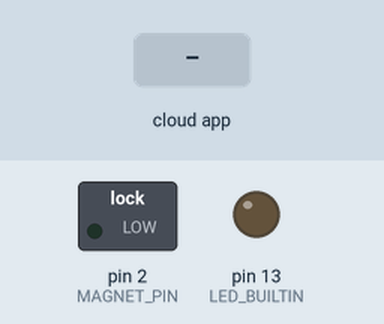
Simulated run of this sketch. Board: Arduino Uno, built with avr-gcc and run on an emulated ATmega328P. On the bench: switched loads named in the sketch (green lamp = pin HIGH), output pins drawn as LEDs (lit = HIGH). Inputs (shaded band) come from the test bench. The ROS host is connected and sends only what is stated.

Above: at 1.2 s.
1.3 s: the phone or cloud app sets serial_io to 45
At 1.8 s:
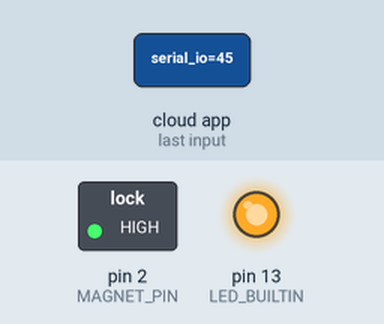
2.8 s: the phone or cloud app sets serial_io to 0
At 4.0 s:
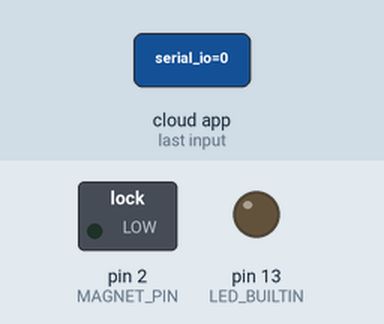
4.3 s: the phone or cloud app sets serial_io to 90
At 5.3 s:
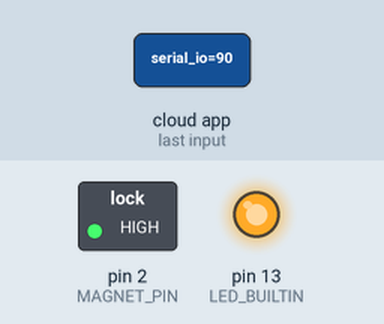
Timing chart, 0 to 7.3 s (numbered marks = the images above; inputs shaded):
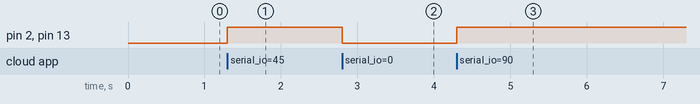

The sketch:

rosserial_magnet.ino
```cpp
// the setup function runs once when you press reset or power the board

#include <ros.h>
#include <std_msgs/Int32.h>
#define MAGNET_PIN 2

ros::NodeHandle nh;

void serialIoCallback(const std_msgs::Int32 &msg){
  if (msg.data == 0){
    digitalWrite(LED_BUILTIN, LOW);
    digitalWrite(MAGNET_PIN, LOW);
  }
  else{
    digitalWrite(LED_BUILTIN, HIGH);
    digitalWrite(MAGNET_PIN, HIGH);
  }
}

ros::Subscriber<std_msgs::Int32> sub("serial_io", &serialIoCallback );

void setup() {
  // initialize digital pin LED_BUILTIN as an output.
  pinMode(LED_BUILTIN, OUTPUT);
  pinMode(MAGNET_PIN, OUTPUT);
  digitalWrite(MAGNET_PIN, LOW);

  nh.initNode();
  nh.subscribe(sub);
}

// the loop function runs over and over again forever
void loop() {
  nh.spinOnce();
  delay(0.01);
}
```

Measured:
- after the input at 1.3 s, pin 2 (MAGNET_PIN), pin 13 (LED_BUILTIN): LOW → HIGH at once
- after the input at 2.8 s, pin 2 (MAGNET_PIN), pin 13 (LED_BUILTIN): HIGH → LOW at once
- after the input at 4.3 s, pin 2 (MAGNET_PIN), pin 13 (LED_BUILTIN): LOW → HIGH at once
